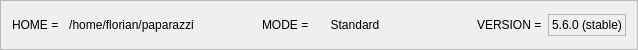
     <widget class="QFrame" name="informations_bar">
      <property name="maximumSize">
       <size>
        <width>16777215</width>
        <height>50</height>
       </size>
      </property>
      <property name="frameShape">
       <enum>QFrame::StyledPanel</enum>
      </property>
      <property name="frameShadow">
       <enum>QFrame::Plain</enum>
      </property>
      <layout class="QGridLayout" name="gridLayout_18">
       <item row="0" column="3">
        <widget class="QLabel" name="label_21">
         <property name="sizePolicy">
          <sizepolicy hsizetype="MinimumExpanding" vsizetype="Preferred">
           <horstretch>0</horstretch>
           <verstretch>0</verstretch>
          </sizepolicy>
         </property>
         <property name="text">
          <string>MODE =</string>
         </property>
        </widget>
       </item>
       <item row="0" column="5">
        <spacer name="horizontalSpacer_2">
         <property name="orientation">
          <enum>Qt::Horizontal</enum>
         </property>
         <property name="sizeHint" stdset="0">
          <size>
           <width>76</width>
           <height>20</height>
          </size>
         </property>
        </spacer>
       </item>
       <item row="0" column="6">
        <widget class="QLabel" name="label_22">
         <property name="sizePolicy">
          <sizepolicy hsizetype="MinimumExpanding" vsizetype="Preferred">
           <horstretch>0</horstretch>
           <verstretch>0</verstretch>
          </sizepolicy>
         </property>
         <property name="text">
          <string>VERSION =</string>
         </property>
        </widget>
       </item>
       <item row="0" column="7">
        <widget class="QLabel" name="version">
         <property name="sizePolicy">
          <sizepolicy hsizetype="MinimumExpanding" vsizetype="Preferred">
           <horstretch>0</horstretch>
           <verstretch>0</verstretch>
          </sizepolicy>
         </property>
         <property name="toolTip">
          <string>Current version of Paparazzi UAV</string>
         </property>
         <property name="frameShape">
          <enum>QFrame::StyledPanel</enum>
         </property>
         <property name="text">
          <string>5.6.0 (stable)</string>
         </property>
        </widget>
       </item>
       <item row="0" column="0">
        <widget class="QLabel" name="label_20">
         <property name="sizePolicy">
          <sizepolicy hsizetype="MinimumExpanding" vsizetype="Preferred">
           <horstretch>0</horstretch>
           <verstretch>0</verstretch>
          </sizepolicy>
         </property>
         <property name="text">
          <string>HOME =</string>
         </property>
        </widget>
       </item>
       <item row="0" column="2">
        <spacer name="horizontalSpacer_3">
         <property name="orientation">
          <enum>Qt::Horizontal</enum>
         </property>
         <property name="sizeHint" stdset="0">
          <size>
           <width>58</width>
           <height>20</height>
          </size>
         </property>
        </spacer>
       </item>
       <item row="0" column="1">
        <widget class="QPushButton" name="open_home_terminal">
         <property name="toolTip">
          <string>Home directory of Paparazzi UAV (click to open a terminal here)</string>
         </property>
         <property name="text">
          <string>/home/florian/paparazzi</string>
         </property>
         <property name="default">
          <bool>false</bool>
         </property>
         <property name="flat">
          <bool>true</bool>
         </property>
        </widget>
       </item>
       <item row="0" column="4">
        <widget class="QPushButton" name="switch_mode">
         <property name="toolTip">
          <string>Current running mode (click to switch the mode)</string>
         </property>
         <property name="text">
          <string>Standard</string>
         </property>
         <property name="flat">
          <bool>true</bool>
         </property>
        </widget>
       </item>
      </layout>
     </widget>
